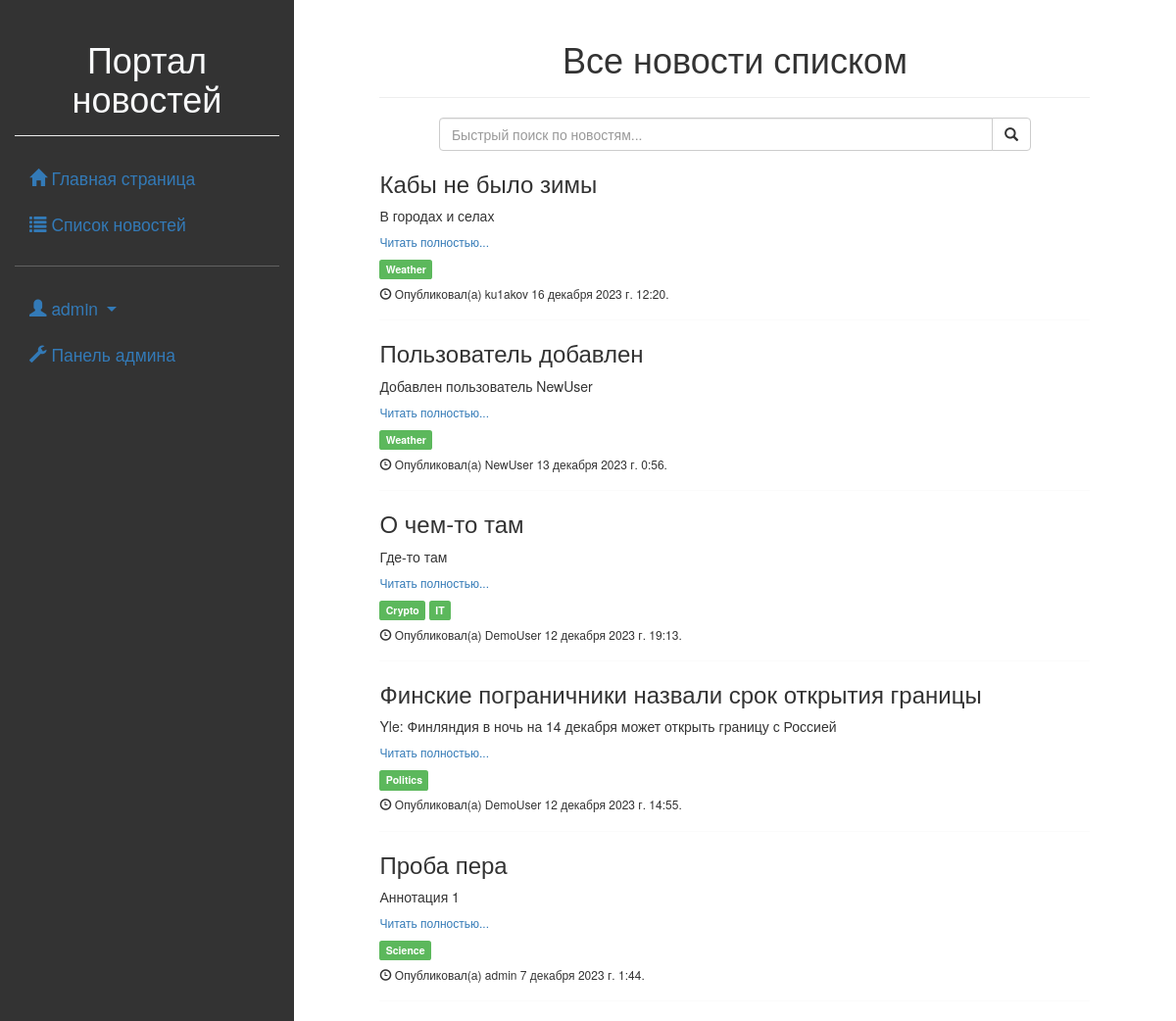
Page /news/ (signed in) on the committed database.
### news/models.py (models this page shows, shortened)
class Article(models.Model):
    categories = (('Ec', 'Economy'),
                  ('Sc', 'Science'),
                  ('IT', 'IT'))
    author = models.ForeignKey(User, on_delete=models.SET_NULL, null=True, verbose_name='Автор')
    title = models.CharField('Название', max_length=50, default='')
    anouncement = models.TextField('Аннотация', max_length=250)
    text = models.TextField('Текст новости')
    date = models.DateTimeField('Дата создания', auto_now=True)
    category = models.CharField(choices=categories, max_length=20, verbose_name='Категории')
    tags = models.ManyToManyField(verbose_name='Тэги', to=Tag, blank=True)
    def get_detail_url(self):
        return f'/news/detail/{self.pk}'
    class Meta:
        ordering = ['title', 'date']
        verbose_name = 'Новость'
        verbose_name_plural = 'Новости'

class Tag(models.Model):
    title = models.CharField(max_length=80)
    status = models.BooleanField(default=True)
    class Meta:
        ordering = ['title', 'status']
        verbose_name = 'Тэг'
        verbose_name_plural = 'Тэги'

### news/views.py (the view)
# urls.py: path('', views.news_index, name='news_index'),
def news_index(request):
    articles = Article.objects.all().order_by('-date')
    context = {'articles': articles,
               }
    return render(request, 'news/index.html', context)

### news/templates/news/index.html (shortened to what this page needs)
{% extends 'first/base.html' %}
{% load static %}
{% block content %}
    <div class="page-header text-center">
        <h1>Все новости списком</h1>
    </div>
    <div class="offset-1 col-10">
        <div class="input-group">
            <input type="text" class="form-control" id="search_input" placeholder="Быстрый поиск по новостям...">
            <span class="input-group-btn">
                  <button class="btn btn-default" type="button">
                    <span class="glyphicon glyphicon-search"></span>
                  </button>
                </span>
        </div>
    </div>
    {% for article in articles %}
        <h3>{{ article.title }} </h3>
        <p> {{ article.anouncement }} </p>
        <h6><a href="{{ article.get_detail_url }}"> Читать полностью... </a></h6>
        {% for tag in article.tags.all %}
            <td><span class="label label-success">{{ tag.title }}</span></td>
        {% endfor %}
        <h6>
            <td><span class="glyphicon glyphicon-time"></span> Опубликовал(а) {{ article.author }} {{ article.date }}.</td>
        </h6>
        <hr>
    {% endfor %}
{% endblock %}

### first/templates/first/sidebar.html (shortened to what this page needs)
<div class="page-header text-center">
    <h1>Портал новостей</h1>
</div>
<ul class="nav nav-pills nav-stacked flex-sm-column fs-3">
    <li>
        <a class="nav-item" href="{% url 'home_index' %}">
            <i class="glyphicon glyphicon-home active"></i>
            Главная страница</a>
    </li>
    <li>
        <a class="nav-item" href="{% url 'news_index' %}">
            <i class="glyphicon glyphicon-list"></i>
            Список новостей</a>
    </li>
</ul>
<hr>
<ul class="nav nav-pills nav-stacked flex-sm-column fs-3">
    <li class="nav-item dropdown">
        <a class="dropdown-toggle" data-bs-toggle="dropdown" href="">
            <i class="glyphicon glyphicon-user"></i>
            {% if not request.user.id %}
            Пользователь
            {% else %}
            {{ request.user }}
            {% endif %}
        </a>
    </li>
    <li>
        <a {% if request.user.id != 1 %} class="nav-link disabled" {% endif %} href="/admin/">
            <i class="glyphicon glyphicon-wrench"></i>
            Панель админа</a>
    </li>
</ul>

### rows in the picture
Article: title "Кабы не было зимы", anouncement "В городах и селах", author "ku1akov", date "16 декабря 2023 г. 12:20"
Tag: title "Weather"
Article: title "Пользователь добавлен", anouncement "Добавлен пользователь NewUser", author "NewUser", date "13 декабря 2023 г. 0:56"
Article: title "О чем-то там", anouncement "Где-то там", author "DemoUser", date "12 декабря 2023 г. 19:13"
Tag: title "Crypto"
Tag: title "IT"
Article: title "Финские пограничники назвали срок открытия границы", anouncement "Yle: Финляндия в ночь на 14 декабря может открыть границу с Россией", author "DemoUser", date "12 декабря 2023 г. 14:55"
Tag: title "Politics"
Article: title "Проба пера", anouncement "Аннотация 1", author "admin", date "7 декабря 2023 г. 1:44"
Tag: title "Science"

### other values in the picture
{{ request.user }} "admin"
